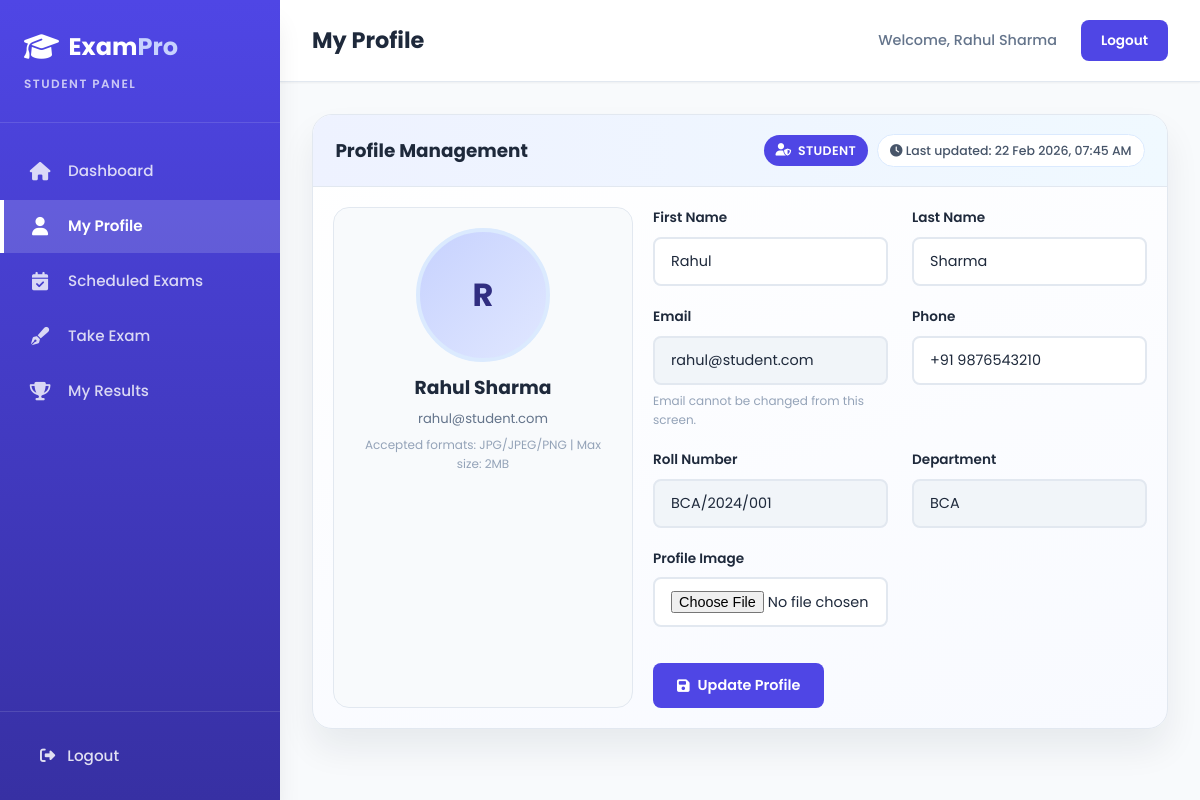
The app's page /pages/student-profile.php (signed in), older data.
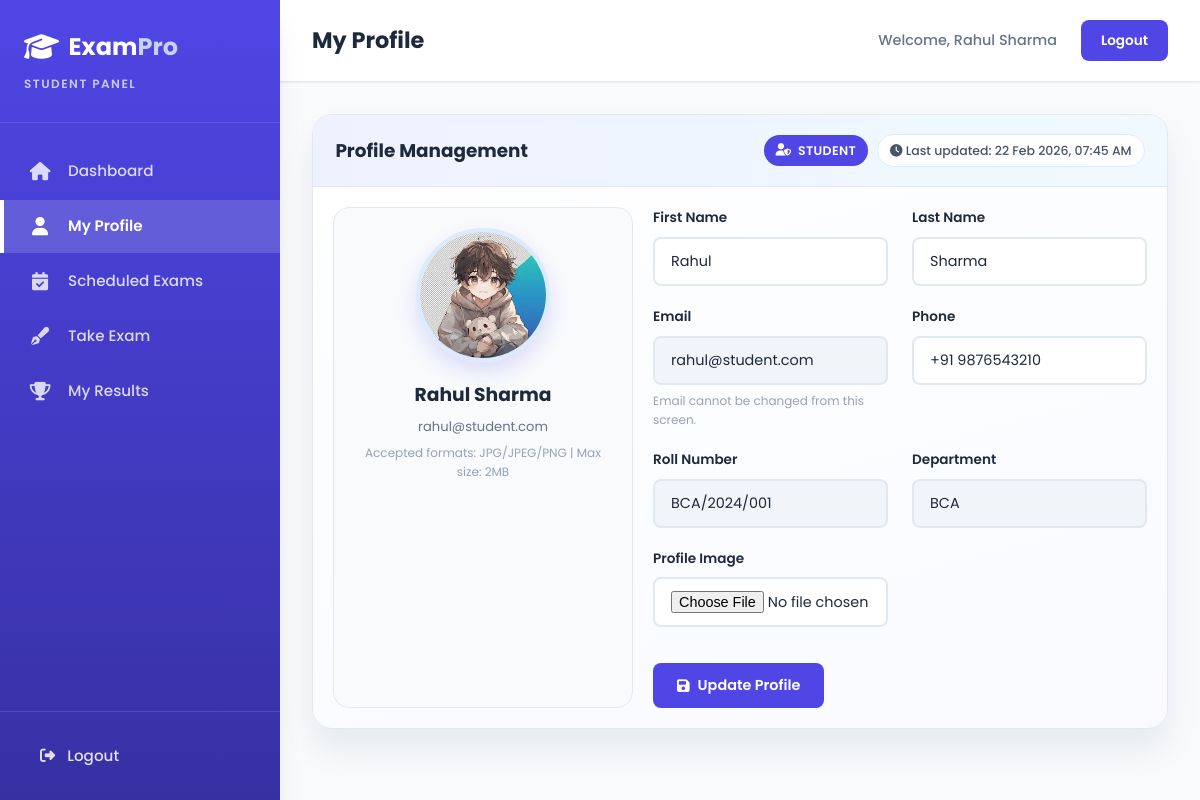
The same page, newer data.
### tables this page shows
CREATE TABLE IF NOT EXISTS students (
    id INT AUTO_INCREMENT PRIMARY KEY,
    name VARCHAR(100) NOT NULL,
    first_name VARCHAR(80) DEFAULT NULL,
    last_name VARCHAR(80) DEFAULT NULL,
    email VARCHAR(100) NOT NULL UNIQUE,
    phone VARCHAR(20) DEFAULT NULL,
    profile_image VARCHAR(255) DEFAULT NULL,
    roll_number VARCHAR(50) NOT NULL,
    department VARCHAR(50) DEFAULT 'BCA',
    password VARCHAR(255) NOT NULL,
    created_at TIMESTAMP DEFAULT CURRENT_TIMESTAMP,
    updated_at TIMESTAMP NULL DEFAULT CURRENT_TIMESTAMP ON UPDATE CURRENT_TIMESTAMP
);

### pages/student-profile.php (the view, shortened to what this page needs)
<?php
require_once '../config/db.php';
$studentId = (int) $_SESSION['student_id'];
function esc(string $value): string
{
    return htmlspecialchars($value, ENT_QUOTES, 'UTF-8');
}
$stmt = $conn->prepare('SELECT id, name, first_name, last_name, email, phone, roll_number, department, profile_image, updated_at FROM students WHERE id = ? LIMIT 1');
$stmt->bind_param('i', $studentId);
$stmt->execute();
$student = $stmt->get_result()->fetch_assoc();
$firstName = trim((string) ($student['first_name'] ?? ''));
$lastName = trim((string) ($student['last_name'] ?? ''));
$displayName = trim($firstName . ' ' . $lastName);
$initial = strtoupper(substr($displayName, 0, 1));
$roleLabel = 'Student';
$lastUpdatedRaw = (string) ($student['updated_at'] ?? '');
$lastUpdated = 'Not available';
if ($lastUpdatedRaw !== '' && $lastUpdatedRaw !== '0000-00-00 00:00:00') {
    $ts = strtotime($lastUpdatedRaw);
    if ($ts !== false) {
        $lastUpdated = date('d M Y, h:i A', $ts);
    }
}
$defaultImageUrl = '../uploads/profile/default.png';
$profileImageUrl = $defaultImageUrl;
$storedImagePath = trim((string) ($student['profile_image'] ?? ''));
if ($storedImagePath !== '' && preg_match('/^uploads\/profile\/[A-Za-z0-9._-]+$/', $storedImagePath)) {
    $absPath = __DIR__ . '/../' . $storedImagePath;
    if (is_file($absPath)) {
        $profileImageUrl = '../' . $storedImagePath;
    }
}
?>
<!DOCTYPE html>
<html lang="en">
<head>
    <link rel="stylesheet" href="https://cdnjs.cloudflare.com/ajax/libs/font-awesome/6.4.0/css/all.min.css">
    <link rel="stylesheet" href="student-panel.css">
</head>
<body>
    <aside class="sidebar">
        <div class="sidebar-header">
            <a href="../index.html" class="logo"><i class="fas fa-graduation-cap"></i><span>Exam<span class="logo-accent">Pro</span></span></a>
            <span class="panel-label">Student Panel</span>
        </div>
        <nav class="sidebar-nav">
            <a href="student-panel.php" class="nav-item"><i class="fas fa-home"></i><span>Dashboard</span></a>
            <a href="student-profile.php" class="nav-item active"><i class="fas fa-user"></i><span>My Profile</span></a>
            <a href="scheduled-exams.php" class="nav-item"><i class="fas fa-calendar-check"></i><span>Scheduled Exams</span></a>
            <a href="take-exam.php" class="nav-item"><i class="fas fa-pen-fancy"></i><span>Take Exam</span></a>
            <a href="my-results.php" class="nav-item"><i class="fas fa-trophy"></i><span>My Results</span></a>
        </nav>
        <div class="sidebar-footer"><a href="logout.php" class="back-link"><i class="fas fa-sign-out-alt"></i><span>Logout</span></a></div>
    </aside>
    <main class="main-content">
        <header class="topbar">
            <h1>My Profile</h1>
            <div class="topbar-actions">
                <span class="user-greeting">Welcome, <?= esc($displayName) ?></span>
                <a href="logout.php" class="btn btn-login">Logout</a>
            </div>
        </header>
        <div class="dashboard-content">
            <section class="profile-shell">
                <article class="profile-modern-card">
                    <div class="profile-header-band">
                        <h2 class="section-title-inline" style="margin-bottom:0;">Profile Management</h2>
                        <div style="display:flex; gap:0.55rem; flex-wrap:wrap; align-items:center;">
                            <span class="badge-role"><i class="fas fa-user-shield"></i> <?= esc($roleLabel) ?></span>
                            <span class="updated-chip"><i class="fas fa-clock"></i> Last updated: <?= esc($lastUpdated) ?></span>
                        </div>
                    </div>
                    <div class="profile-layout">
                        <aside class="profile-summary">
                            <?php if ($profileImageUrl !== $defaultImageUrl): ?>
                                <img class="profile-avatar" src="<?= esc($profileImageUrl) ?>" alt="Profile image">
                            <?php elseif (is_file(__DIR__ . '/../uploads/profile/default.png')): ?>
                                <img class="profile-avatar" src="<?= esc($defaultImageUrl) ?>" alt="Profile image">
                            <?php else: ?>
                                <div class="profile-avatar-fallback"><?= esc($initial) ?></div>
                            <?php endif; ?>
                            <h3><?= esc($displayName) ?></h3>
                            <p class="meta-line"><?= esc((string) $student['email']) ?></p>
                            <p class="field-hint">Accepted formats: JPG/JPEG/PNG | Max size: 2MB</p>
                        </aside>
                        <form class="exam-form" method="POST" action="update_profile.php" enctype="multipart/form-data" autocomplete="off">
                            <div class="form-row">
                                <div class="form-group">
                                    <label for="first_name">First Name</label>
                                    <input id="first_name" type="text" name="first_name" maxlength="80" value="<?= esc($firstName) ?>" required>
                                </div>
                                <div class="form-group">
                                    <label for="last_name">Last Name</label>
                                    <input id="last_name" type="text" name="last_name" maxlength="80" value="<?= esc($lastName) ?>" required>
                                </div>
                            </div>
                            <div class="form-row">
                                <div class="form-group">
                                    <label for="email">Email</label>
                                    <input id="email" type="email" class="readonly-input" value="<?= esc((string) $student['email']) ?>" readonly>
                                    <p class="field-hint">Email cannot be changed from this screen.</p>
                                </div>
                                <div class="form-group">
                                    <label for="phone">Phone</label>
                                    <input id="phone" type="tel" name="phone" maxlength="20" value="<?= esc((string) ($student['phone'] ?? '')) ?>" placeholder="e.g. +91 9876543210">
                                </div>
                            </div>
                            <div class="form-row">
                                <div class="form-group">
                                    <label for="roll_number">Roll Number</label>
                                    <input id="roll_number" type="text" class="readonly-input" value="<?= esc((string) ($student['roll_number'] ?? '')) ?>" readonly>
                                </div>
                                <div class="form-group">
                                    <label for="department">Department</label>
                                    <input id="department" type="text" class="readonly-input" value="<?= esc((string) ($student['department'] ?? '')) ?>" readonly>
                                </div>
                            </div>
                            <div class="form-row">
                                <div class="form-group">
                                    <label for="profile_image">Profile Image</label>
                                    <input id="profile_image" type="file" name="profile_image" accept="image/jpeg,image/png,.jpg,.jpeg,.png">
                                </div>
                            </div>
                            <button type="submit" class="btn btn-primary-action"><i class="fas fa-save"></i> Update Profile</button>
                        </form>
                    </div>
                </article>
            </section>
        </div>
    </main>
</body>
</html>

### pages/student-profile.php (style rules this page uses)
.profile-shell { max-width: 1080px; margin: 0 auto; }
.profile-modern-card { background: linear-gradient(165deg, #ffffff 0%, #f8faff 100%); border: 1px solid #e2e8f0; border-radius: 20px; box-shadow: 0 20px 35px rgba(15, 23, 42, 0.07); overflow: hidden; }
.profile-header-band { padding: 1.2rem 1.4rem; border-bottom: 1px solid #e2e8f0; background: linear-gradient(90deg, #eef2ff 0%, #f0f9ff 100%); display: flex; align-items: center; justify-content: space-between; flex-wrap: wrap; gap: 0.6rem; }
.badge-role { display: inline-flex; align-items: center; gap: 0.4rem; padding: 0.35rem 0.75rem; border-radius: 999px; background: #4f46e5; color: #fff; font-size: 0.78rem; font-weight: 600; text-transform: uppercase; letter-spacing: 0.4px; }
.updated-chip { color: #475569; background: #ffffff; border: 1px solid #dbeafe; padding: 0.35rem 0.75rem; border-radius: 999px; font-size: 0.78rem; font-weight: 500; }
.profile-layout { display: grid; grid-template-columns: 300px 1fr; gap: 1.25rem; padding: 1.25rem; }
.profile-summary { border: 1px solid #e2e8f0; border-radius: 16px; padding: 1.2rem; background: #f8fafc; text-align: center; }
.profile-avatar { width: 134px; height: 134px; border-radius: 50%; object-fit: cover; border: 4px solid #dbeafe; box-shadow: 0 10px 20px rgba(79, 70, 229, 0.16); margin-bottom: 0.7rem; }
.meta-line { font-size: 0.82rem; color: #64748b; margin-top: 0.35rem; }
.readonly-input { background: #f1f5f9 !important; color: #64748b; cursor: not-allowed; }
.field-hint { margin-top: 0.35rem; font-size: 0.75rem; color: #94a3b8; }
.profile-avatar-fallback { width: 134px; height: 134px; border-radius: 50%; display: flex; align-items: center; justify-content: center; margin: 0 auto 0.7rem; background: linear-gradient(135deg, #c7d2fe, #e0e7ff); color: #312e81; font-size: 2rem; font-weight: 700; border: 4px solid #dbeafe; }

Row changes from the older to the newer data that the page shows:
changed students "Rahul Sharma": profile_image: picture added; initial "R" → (not shown)
